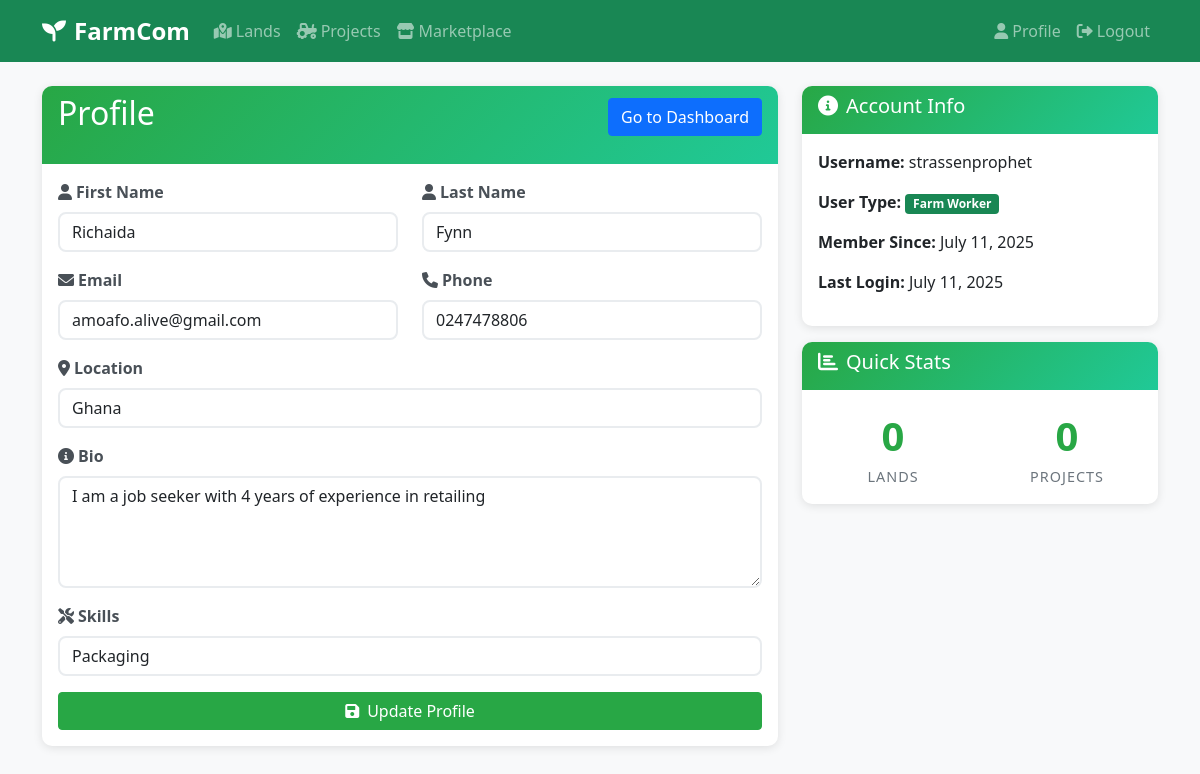
The page /accounts/profile/ (signed in) on the database as committed earlier.
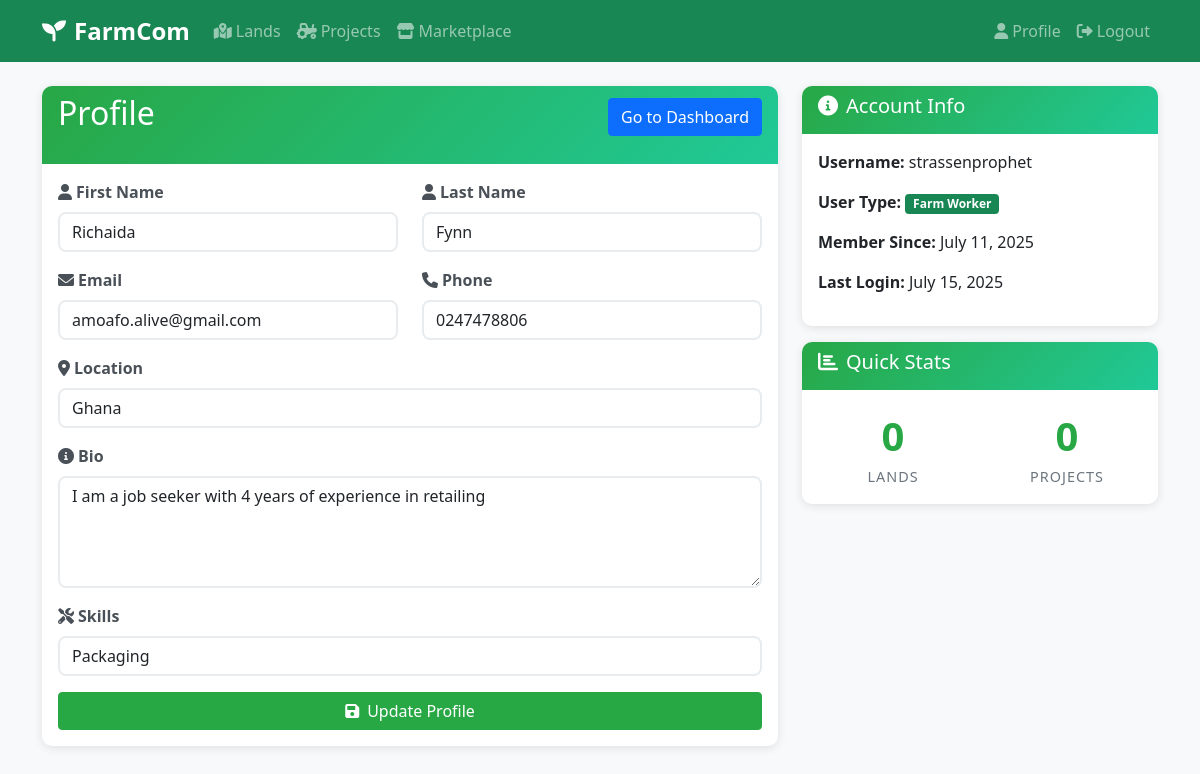
The same page on the database as committed later.
### accounts/models.py (models this page shows, shortened)
class User(AbstractUser):
    USER_TYPES = (
        ('LANDOWNER', 'Landowner'),
        ('FARMER', 'Professional Farmer'),
        ('WORKER', 'Farm Worker'),
        ('INVESTOR', 'Investor'),
        ('STUDENT', 'Student'),
    )
    user_type = models.CharField(max_length=20, choices=USER_TYPES)
    phone = models.CharField(max_length=20)
    location = models.CharField(max_length=100)
    bio = models.TextField(blank=True)
    skills = models.CharField(max_length=200, blank=True)
    groups = models.ManyToManyField(
        Group,
        verbose_name='groups',
        blank=True,
        help_text='The groups this user belongs to. A user will get all permissions granted to each of their groups.',
        related_name="accounts_user_groups",  # Custom related_name
        related_query_name="accounts_user",
    )
    user_permissions = models.ManyToManyField(
        Permission,
        verbose_name='user permissions',
        blank=True,
        help_text='Specific permissions for this user.',
        related_name="accounts_user_permissions",  # Custom related_name
        related_query_name="accounts_user",
    )
    supervisor = models.ForeignKey(
        'self',
        null=True,
        blank=True,
        on_delete=models.SET_NULL,
        related_name='supervised_workers',
        limit_choices_to={'user_type': 'FARMER'},
        help_text='The professional farmer supervising this worker (if applicable).'
    )

### accounts/views.py (the view)
# urls.py: path('profile/', views.profile, name='profile'),
@login_required
def profile(request):
    if request.method == 'POST':
        form = UserProfileForm(request.POST, instance=request.user)
        if form.is_valid():
            form.save()
            messages.success(request, 'Profile updated successfully!')
            return redirect('profile')
    else:
        form = UserProfileForm(instance=request.user)
    return render(request, 'accounts/profile.html', {'form': form})

### accounts/forms.py
class UserProfileForm(forms.ModelForm):
    class Meta:
        model = User
        fields = ('first_name', 'last_name', 'email', 'phone', 'location', 'bio', 'skills')
        widgets = {
            'bio': forms.Textarea(attrs={'rows': 4}),
        }
    def __init__(self, *args, **kwargs):
        super().__init__(*args, **kwargs)
        for field in self.fields.values():
            field.widget.attrs['class'] = 'form-control'

### templates/accounts/profile.html (shortened to what this page needs)
{% extends 'base.html' %}
{% block content %}
<div class="row">
    <div class="col-md-8">
        <div class="card">
            <div class="card-header">
                <div class="d-flex justify-content-between align-items-center mb-3">
                    <h2>Profile</h2>
                    {% if user.user_type == 'FARMER' %}
                        <a href="{% url 'farmer_dashboard' %}" class="btn btn-primary">Go to Dashboard</a>
                    {% else %}
                        <a href="{% url 'user_dashboard' %}" class="btn btn-primary">Go to Dashboard</a>
                    {% endif %}
                </div>
            </div>
            <div class="card-body">
                <form method="post">
                    <div class="row">
                        <div class="col-md-6">
                            <div class="mb-3">
                                <label for="{{ form.first_name.id_for_label }}" class="form-label">
                                    <i class="fas fa-user me-1"></i>First Name
                                </label>
                                {{ form.first_name }}
                            </div>
                        </div>
                        <div class="col-md-6">
                            <div class="mb-3">
                                <label for="{{ form.last_name.id_for_label }}" class="form-label">
                                    <i class="fas fa-user me-1"></i>Last Name
                                </label>
                                {{ form.last_name }}
                            </div>
                        </div>
                    </div>
                    <div class="row">
                        <div class="col-md-6">
                            <div class="mb-3">
                                <label for="{{ form.email.id_for_label }}" class="form-label">
                                    <i class="fas fa-envelope me-1"></i>Email
                                </label>
                                {{ form.email }}
                            </div>
                        </div>
                        <div class="col-md-6">
                            <div class="mb-3">
                                <label for="{{ form.phone.id_for_label }}" class="form-label">
                                    <i class="fas fa-phone me-1"></i>Phone
                                </label>
                                {{ form.phone }}
                            </div>
                        </div>
                    </div>
                    <div class="mb-3">
                        <label for="{{ form.location.id_for_label }}" class="form-label">
                            <i class="fas fa-map-marker-alt me-1"></i>Location
                        </label>
                        {{ form.location }}
                    </div>
                    <div class="mb-3">
                        <label for="{{ form.bio.id_for_label }}" class="form-label">
                            <i class="fas fa-info-circle me-1"></i>Bio
                        </label>
                        {{ form.bio }}
                    </div>
                    <div class="mb-3">
                        <label for="{{ form.skills.id_for_label }}" class="form-label">
                            <i class="fas fa-tools me-1"></i>Skills
                        </label>
                        {{ form.skills }}
                    </div>
                    <div class="d-grid">
                        <button type="submit" class="btn btn-success">
                            <i class="fas fa-save me-2"></i>Update Profile
                        </button>
                    </div>
                </form>
            </div>
        </div>
    </div>
    <div class="col-md-4">
        <div class="card">
            <div class="card-header">
                <h5><i class="fas fa-info-circle me-2"></i>Account Info</h5>
            </div>
            <div class="card-body">
                <p><strong>Username:</strong> {{ user.username }}</p>
                <p><strong>User Type:</strong>
                    <span class="badge bg-success">{{ user.get_user_type_display }}</span>
                </p>
                <p><strong>Member Since:</strong> {{ user.date_joined|date:"F j, Y" }}</p>
                <p><strong>Last Login:</strong> {{ user.last_login|date:"F j, Y" }}</p>
            </div>
        </div>
        <div class="card mt-3">
            <div class="card-header">
                <h5><i class="fas fa-chart-bar me-2"></i>Quick Stats</h5>
            </div>
            <div class="card-body">
                <div class="row text-center">
                    <div class="col-6">
                        <div class="stats-number">{{ user.lands.count }}</div>
                        <div class="stats-label">Lands</div>
                    </div>
                    <div class="col-6">
                        <div class="stats-number">{{ user.managed_projects.count }}</div>
                        <div class="stats-label">Projects</div>
                    </div>
                </div>
            </div>
        </div>
    </div>
</div>
{% endblock %}

### templates/base.html (shortened to what this page needs)
{% load static %}
<!DOCTYPE html>
<html lang="en">
<head>
    <link href="https://cdn.jsdelivr.net/npm/bootstrap@5.1.3/dist/css/bootstrap.min.css" rel="stylesheet">
    <link href="https://cdnjs.cloudflare.com/ajax/libs/font-awesome/6.0.0/css/all.min.css" rel="stylesheet">
    <link href="{% static 'css/style.css' %}" rel="stylesheet">
</head>
<body>
    <nav class="navbar navbar-expand-lg navbar-dark bg-success">
        <div class="container">
            <a class="navbar-brand" href="/"><i class="fas fa-seedling me-2"></i>FarmCom</a>
            <div class="collapse navbar-collapse" id="navbarNav">
                <ul class="navbar-nav me-auto">
                    <li class="nav-item">
                        <a class="nav-link" href="{% url 'land_list' %}"><i class="fas fa-map-marked-alt me-1"></i>Lands</a>
                    </li>
                    <li class="nav-item">
                        <a class="nav-link" href="{% url 'project_list' %}"><i class="fas fa-tractor me-1"></i>Projects</a>
                    </li>
                    <li class="nav-item">
                        <a class="nav-link" href="{% url 'listing_list' %}"><i class="fas fa-store me-1"></i>Marketplace</a>
                    </li>
                </ul>
                <ul class="navbar-nav">
                    {% if user.is_authenticated %}
                        <li class="nav-item">
                            <a class="nav-link" href="{% url 'profile' %}"><i class="fas fa-user me-1"></i>Profile</a>
                        </li>
                        <li class="nav-item">
                            <a class="nav-link" href="{% url 'logout' %}"><i class="fas fa-sign-out-alt me-1"></i>Logout</a>
                        </li>
                    {% endif %}
                </ul>
            </div>
        </div>
    </nav>
    <div class="container mt-4">
        {% block content %}
        {% endblock %}
    </div>
</body>
</html>

### static/css/style.css (style rules this page uses)
:root { --primary-green: #28a745; --secondary-green: #20c997; --dark-green: #1e7e34; --light-green: #d4edda; }
body { font-family: 'Segoe UI', Tahoma, Geneva, Verdana, sans-serif; background-color: #f8f9fa; }
.navbar-brand { font-weight: bold; font-size: 1.5rem; }
.card { border: none; border-radius: 10px; box-shadow: 0 2px 10px rgba(0,0,0,0.1); transition: transform 0.2s; }
.card-header { background: linear-gradient(135deg, var(--primary-green), var(--secondary-green)); color: white; border-radius: 10px 10px 0 0 !important; border: none; }
.btn-success { background-color: var(--primary-green); border-color: var(--primary-green); }
.stats-number { font-size: 2.5rem; font-weight: bold; color: var(--primary-green); }
.stats-label { color: #6c757d; font-size: 0.9rem; text-transform: uppercase; letter-spacing: 1px; }
.form-label { font-weight: 600; color: #495057; margin-bottom: 0.5rem; }
.form-select, .form-control { border-radius: 8px; border: 2px solid #e9ecef; transition: border-color 0.2s, box-shadow 0.2s; }

Rows that differ between the two databases and show on the page:
changed User "strassenprophet": last_login "July 11, 2025" → "July 15, 2025"
